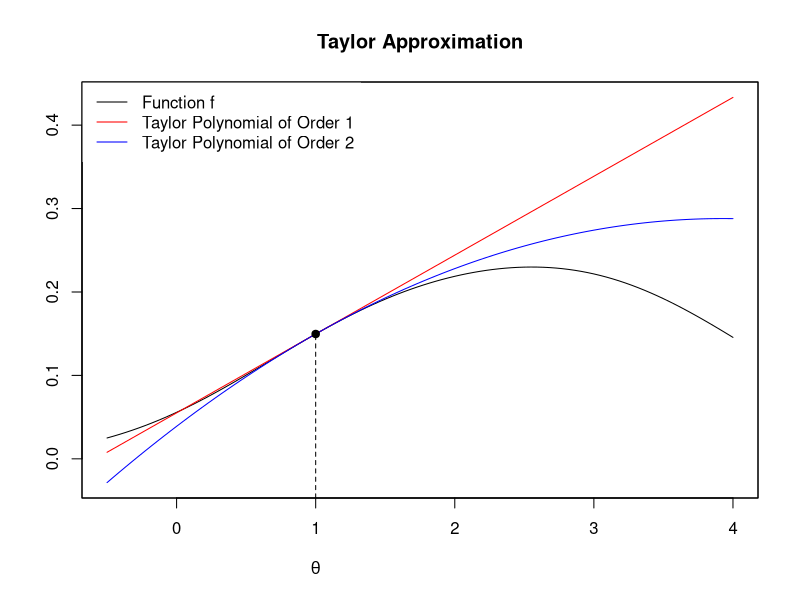
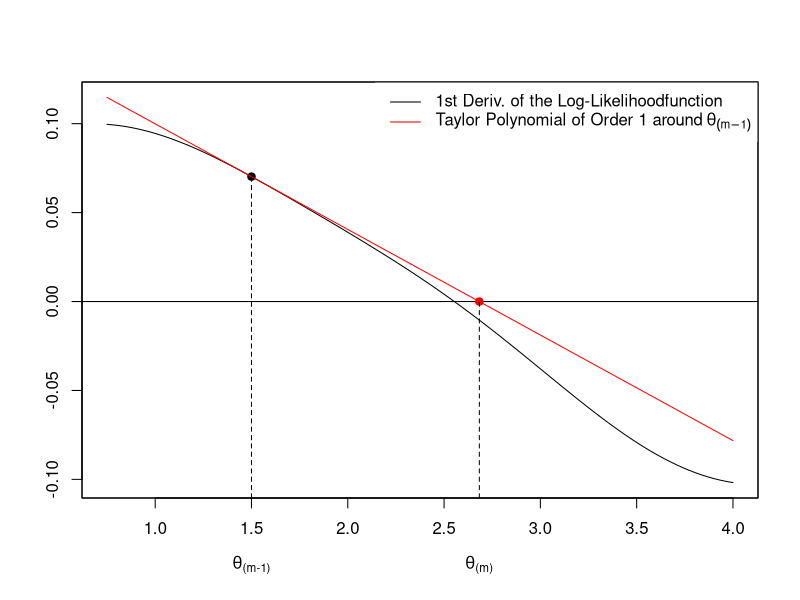
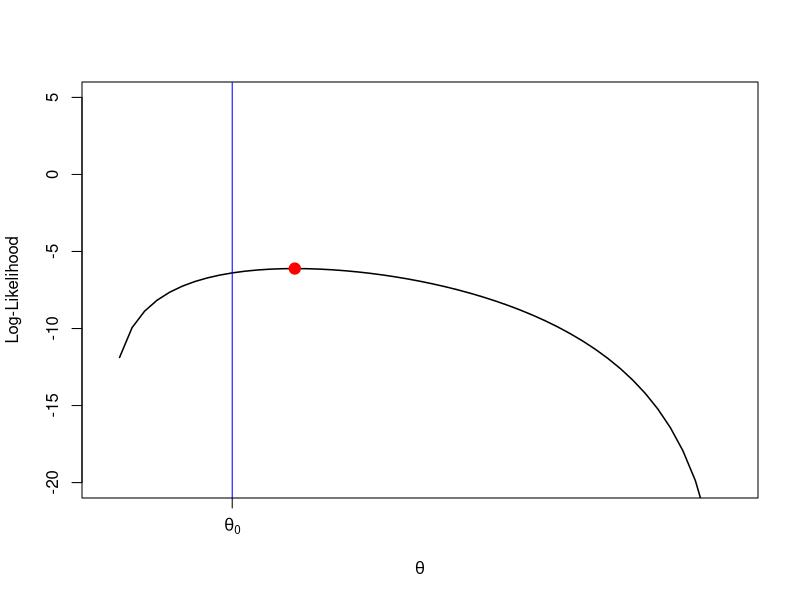
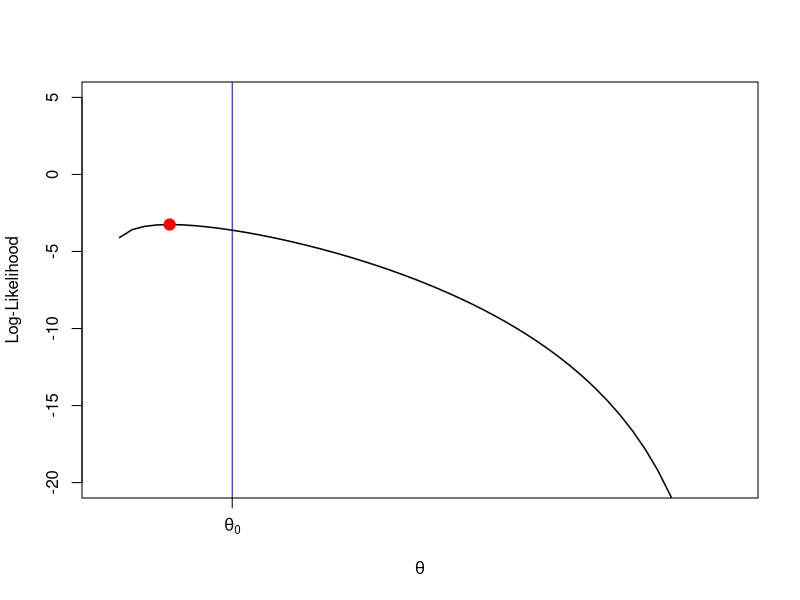
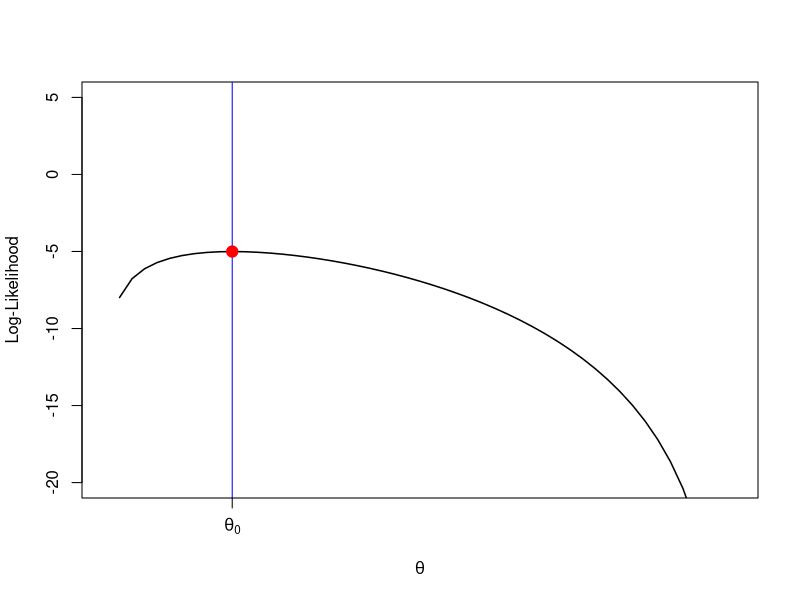
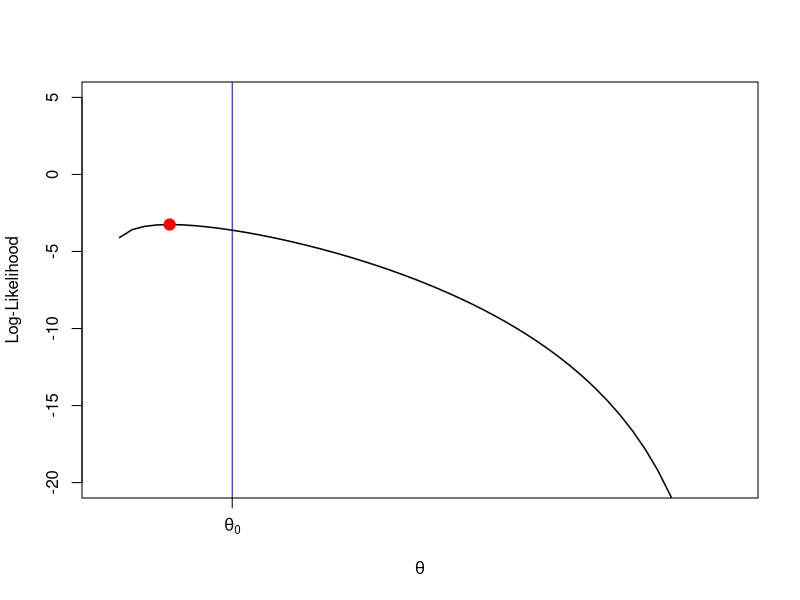
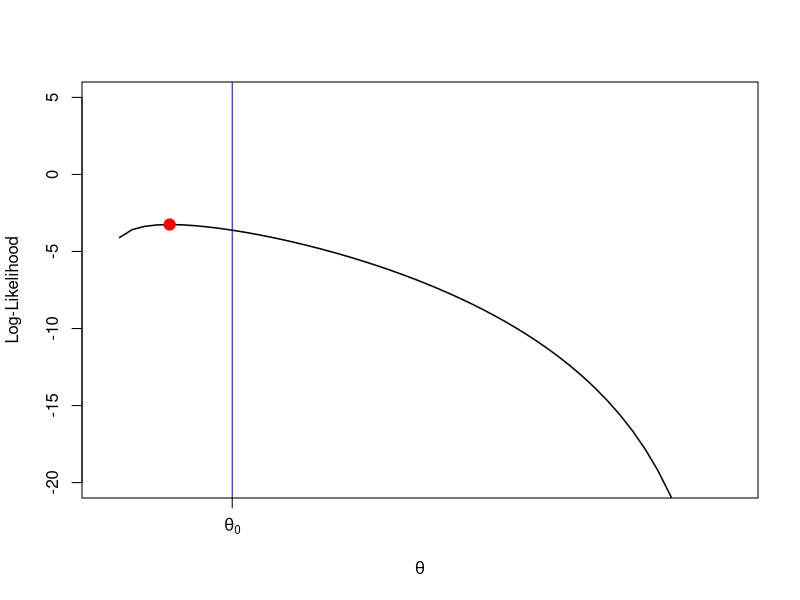
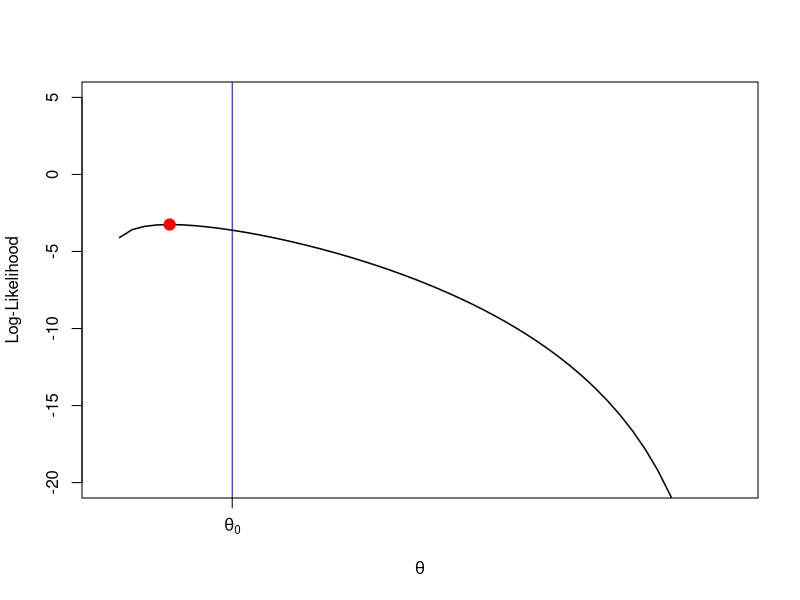

These charts were generated, in order, by the following R code:
## ---- chunk 1
#| label: fig-taylorApprox
#| fig-cap: First- and second-order Taylor approximations of a function $f$ around $\theta=1.$

## #######################
## Taylor Approximation
## #######################
# install.packages("pracma")
library("pracma")

myFun <- function(x){
  1*exp((-1/2)*(x-1.25)^2)/10 + 
  1*exp((-1/3)*(x-3)^2)/5
}

## Taylor approximation of myFun around x0
x0              <- 1
taylor_poly_1   <- taylor(f = myFun, x0 = x0, n = 1)
taylor_poly_2   <- taylor(f = myFun, x0 = x0, n = 2)

## Plot
#x_seq           <- seq(from = x0 -2, to = x0 + 5, length.out=100)
x_seq           <- seq(from = -.5, to = 4, length.out=100)
y_myFun         <- myFun(x_seq)
y_taylor_poly_1 <- polyval(taylor_poly_1, x_seq)
y_taylor_poly_2 <- polyval(taylor_poly_2, x_seq)


plot(x  = x_seq, y = y_myFun,  type = "l", col = "black", lwd = 1, ylab="", xlab="", main = "Taylor Approximation", ylim = range(y_myFun,y_taylor_poly_1,y_taylor_poly_2))
axis(1, at=1, line=2, labels = expression(theta), tick=FALSE)
#axis(1, at=x_seq[which.max(y_taylor_poly_2)], line=2, labels = expression(theta[1]), tick=FALSE)
lines(x = x_seq, y = y_taylor_poly_1, col = "red", lty=1)
lines(x = x_seq, y = y_taylor_poly_2, col = "blue", lty=1)
points(x=1, y=myFun(1), col="black", pch=19)
# points(x=x_seq[which.max(y_taylor_poly_2)], y=max(y_taylor_poly_2), col="blue", pch=19)
lines(x=rep(x0, 2), y=c(par("usr")[3], myFun(1)), lty=2)
# lines(x=rep(x_seq[which.max(y_taylor_poly_2)],2), 
#       y=c(0,max(y_taylor_poly_2)), lty=2)
legend(x="topleft", legend=c("Function f", "Taylor Polynomial of Order 1", "Taylor Polynomial of Order 2"), col=c("black", "red", "blue"), lty=c(1,1,1), box.lwd=0)
box()
## ---- chunk 2
#| label: fig-NR
#| fig-cap:  The $m$th update step in the Newton-Raphson root-finding algorithm.

## #######################
## Taylor Approximation
## #######################
# install.packages("pracma")
library("pracma")

my_ell <- function(x){
  1*exp((-1/2)*(x-1.25)^2)/10 + 
  1*exp((-1/3)*(x-3)^2)/5
}
my_ell_expr <- expression(
  1*exp((-1/2)*(x-1.25)^2)/10 + 
  1*exp((-1/3)*(x-3)^2)/5
)

my_ell_prime <- function(x){}
body(my_ell_prime) <- D(my_ell_expr, "x") 

## Taylor approximation of my_ell around theta_0
theta_0         <- 1.5
taylor_poly_1   <- taylor(f = my_ell_prime, x0 = theta_0, n = 1)

## Plot
theta_seq       <- seq(from       = .75, 
                       to         = 4, 
                       length.out = 100)
y_my_ell_prime  <- my_ell_prime(theta_seq)
y_taylor_poly_1 <- polyval(taylor_poly_1, theta_seq)


root_taylor_poly_1 <- -1 * taylor_poly_1[2] / taylor_poly_1[1]

plot(x = theta_seq, 
     y = y_my_ell_prime,  
     type = "l", col = "black", lwd = 1, ylab="", xlab="", main = "", ylim = range(y_my_ell_prime,y_taylor_poly_1))
abline(h=0)
points(x=theta_0, y=my_ell_prime(theta_0), col="black", pch=19)
lines(x = theta_seq, y = y_taylor_poly_1, col = "red", lty=1)
lines(x=rep(theta_0, 2), y=c(par("usr")[3], my_ell_prime(theta_0)), lty=2)
axis(1, at=theta_0, line=2, labels = expression(theta['(m-1)']), tick=FALSE)
points(x=root_taylor_poly_1, y= 0, col="red", pch=19)
lines(x=rep(root_taylor_poly_1, 2), y=c(par("usr")[3], 0), lty=2)
axis(1, at=root_taylor_poly_1, line=2, labels = expression(theta['(m)']), tick=FALSE)
legend(x="topright", legend=c("1st Deriv. of the Log-Likelihoodfunction", expression("Taylor Polynomial of Order 1 around"~theta[(m-1)])), 
col=c("black", "red"), lty=c(1,1), box.lwd=0)
box()
## ---- chunk 3
theta_true <- 0.2    # unknown true theta value
n          <-  5     # sample size

set.seed(1)

# simulate data: n many (unfair) coin tosses
x <- sample(x       = c(0,1), 
            size    = n, 
            replace = TRUE, 
            prob    = c(1-theta_true, theta_true)) 

## number of heads (i.e., the number of "1"s in x)
N_H <- sum(x)

## First derivative of the log-likelihood function
Lp_fct   <- function(theta, N_H = N_H, n = n){
    (N_H/theta) - (n - N_H)/(1 - theta)    
}
## Second derivative of the log-likelihood function
Lpp_fct   <- function(theta, N_H = N_H, n = n){
    - (N_H/theta^2) - (n - N_H)/(1 - theta)^2    
}

t     <- 1e-10   # convergence criterion
check <- TRUE    # check object to stop the while-loop
i     <- 0       # count iterations

## Initializations 
theta  <- 0.4     # starting value theta_{(0)}
h_step <- NULL    # empty value 
Lp     <- Lp_fct( theta, N_H=N_H, n=n)
Lpp    <- Lpp_fct(theta, N_H=N_H, n=n)

while(check){
    i         <- i + 1
    ##
    h_step_new <- -1 * (Lp_fct(theta[i], N_H=N_H, n=n) / Lpp_fct(theta[i], N_H=N_H, n=n))    
    h_step     <- c(h_step, h_step_new)
    theta_new  <- theta[i] + h_step_new
    Lp_new     <- Lp_fct( theta_new, N_H=N_H, n=n)
    Lpp_new    <- Lpp_fct(theta_new, N_H=N_H, n=n)
    ##
    theta      <- c(theta, theta_new) 
    Lp         <- c(Lp,    Lp_new) 
    Lpp        <- c(Lpp,   Lpp_new) 
    ##
    if( abs(Lp_fct(theta_new, N_H=N_H, n=n)) < t ){
      check <- FALSE
    }
}

results           <- cbind(1:length(theta)-1, theta, -Lp/Lpp, Lp)
colnames(results) <- c("m", "theta_m", "h_m", "Lp(theta_m)")
results
## ---- chunk 4
#| label: fig-RandomEx1
#| echo: false
#| fig-cap: Random realizations of the log-likelihood function $\ell_{n}$ of Exercise 1 for different realizations of the random sample $X_1,\dots,X_n$.

theta_true   <- 0.2    # unknown true theta value
n            <- 10     # sample size
theta_values <- seq(0, 1, len = 51)
B            <- 50
yy_mat <- matrix(NA, nrow=length(theta_values), ncol=B)

set.seed(1)

for(r in 1:B){

# simulate data: n = 5 many (unfair) coin tosses
x <- sample(x       = c(0,1), 
            size    = n, 
            replace = TRUE, 
            prob    = c(1-theta_true, theta_true)) 

## number of heads (i.e., the number of "1"s in x)
N_H <- sum(x)

L_fct <- function(theta, N_H, n){
    N_H * log(theta) + (n - N_H) * log(1 - theta)    
}

yy_mat[,r]  <- L_fct(theta = theta_values, N_H = N_H, n = n)

plot(y = c(-20, 5), x = c(0,1), lwd=1.5, type = "n", 
     ylab = "Log-Likelihood", xlab = expression(theta), axes = FALSE)
  axis(2); axis(1, at=theta_true, labels = expression(theta[0])); box()

# if(r > 1){
# for(l in r-1){
# lines(y = yy_mat[,l], x = theta_values, lwd=1.5, col="gray")
# points(y = yy_mat[,l][which.max(yy_mat[,l])], 
#        x = theta_values[which.max(yy_mat[,l])], 
#        pch = 21, bg = "gray", col = "gray", cex = 1.5)
# }
# }

lines(y = yy_mat[,r], x = theta_values, lwd=1.5)
abline( v = theta_true, col="blue")
points(y = yy_mat[,r][which.max(yy_mat[,r])], 
       x = theta_values[which.max(yy_mat[,r])], 
       pch = 21, bg = "red", col = "red", cex = 1.5)
}
## ---- chunk 5
#| label: fig-MLMaxestim
#| fig-cap: Graph of the likelihood function $\mathcal{L}_n(\theta)$ given in @eq-MLMaxestim.
n          <- 20   # sample size
X_max      <- 0.25

theta_vec  <- seq(from = 0, 
                  to   = X_max * 1.5, 
                  len  = 100) 
likelihood_fun <- function(theta, X_max, n){ 
    likelihood                <- 1/(theta^n)
    likelihood[theta < X_max] <- 0 
    return(likelihood) 
}

likelihood_vec <- likelihood_fun(theta = theta_vec,
                                 X_max = X_max, 
                                 n     = n)

plot(y = likelihood_vec, 
     x = theta_vec, 
     type = "l", 
     xlab = expression(theta),
     ylab = "Likelihood", 
     main = "")            
axis(1, at = X_max, labels = expression(X[(n)]))                  
## ---- chunk 6
#| label: fig-ExPoisson
#| fig-cap: For $0\leq \lambda \leq 4$ the function $\tau(\lambda)$ is a one-to-one function.
lambda_vec <- seq(from = .0001, to = 15, len = 100)
g_vec      <- (lambda_vec^4 * exp(-1*lambda_vec))/( factorial(4) )

plot(x = lambda_vec, y = g_vec, 
     type = "l", xlab=expression(lambda), ylab=expression(tau(lambda)))
abline(v = 4)
axis(1, at = 4)
